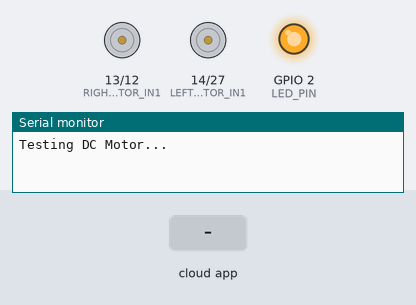
Simulated run of this sketch. Board: ESP32. Parts: motor-driver pin pairs drawn as motors (green arrow = first pin HIGH = forward, orange = second pin HIGH = backward, longer = more drive, scaled by the enable pin), output pins drawn as LEDs (lit = HIGH), the last lines printed to the serial monitor. The test bench sets the inputs (shaded band). The ROS host is connected and sends only what is stated.

Above: at 3.2 s.
3.3 s: the phone or cloud app sets linear.x to -100
4.8 s: the phone or cloud app sets linear.x to 0
At 6.0 s:
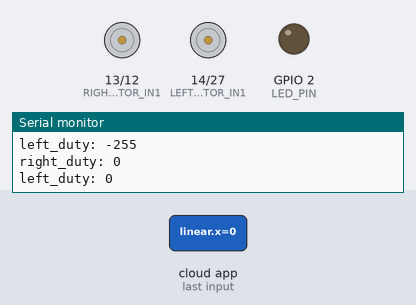
6.3 s: the phone or cloud app sets angular.z to -100
7.9 s: the phone or cloud app sets angular.z to 100
9.4 s: the phone or cloud app sets linear.x to 100
At 10.6 s:
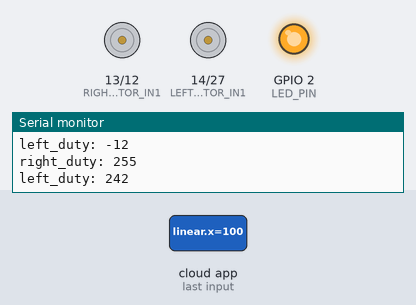
10.9 s: the phone or cloud app sets linear.x to -100
Timing chart, 0 to 13.4 s (numbered marks = the images above; inputs shaded):
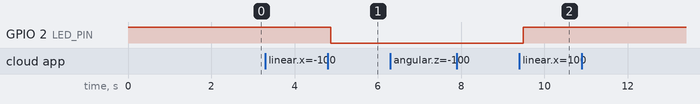

The sketch:

micro_ros_test.repos.ino
```cpp
#include <micro_ros_arduino.h>
#include <stdio.h>
#include <rcl/rcl.h>
#include <rcl/error_handling.h>
#include <rclc/rclc.h>
#include <rclc/executor.h>
#include <geometry_msgs/msg/twist.h>

rcl_subscription_t subscriber;
geometry_msgs__msg__Twist msg;
rclc_executor_t executor;
rcl_allocator_t allocator;
rclc_support_t support;
rcl_node_t node;

// モーターのピンを設定
#define RIGHT_MOTOR_IN1 13
#define RIGHT_MOTOR_IN2 12
#define LEFT_MOTOR_IN1 14
#define LEFT_MOTOR_IN2 27
#define RIGHT_ENABLE 26
#define LEFT_ENABLE 25

// micro-ros
#define LED_PIN 2
#define RCCHECK(fn) \
  { \
    rcl_ret_t temp_rc = fn; \
    if ((temp_rc != RCL_RET_OK)) { error_loop(); } \
  }
#define RCSOFTCHECK(fn) \
  { \
    rcl_ret_t temp_rc = fn; \
    if ((temp_rc != RCL_RET_OK)) { error_loop(); } \
  }

#define TREAD 0.1 //トレッド長 [m]
#define SPEED 1 //速度

// PWM制御の設定
const int freq = 30000;
const int rightpwmChannel = 0;
const int leftpwmChannel = 1;
const int resolution = 8;
int dutyCycle = 200;

void error_loop() {
  while (1) {
    digitalWrite(LED_PIN, !digitalRead(LED_PIN));
    delay(100);
  }
}

//twist message cb
void subscription_callback(const void *msgin) {
  // duty比
  int right_duty = 0;
  int left_duty = 0;

  const geometry_msgs__msg__Twist *vel = (const geometry_msgs__msg__Twist *)msgin;
  // if velocity in x direction is 0 turn off LED, if 1 turn on LED
  digitalWrite(LED_PIN, (vel->linear.x == 0) ? LOW : HIGH);

  right_duty += (vel->linear.x + vel->angular.z * TREAD / 2) * 255 / SPEED;
  left_duty += (vel->linear.x - vel->angular.z * TREAD / 2) * 255 / SPEED;

  // duty比の調整
  if (right_duty > 255) right_duty = 255;
  else if (right_duty < -255) right_duty = -255;
  if (left_duty > 255) left_duty = 255;
  else if (left_duty < -255) left_duty = -255;

  Serial.print("right_duty: ");
  Serial.println(right_duty);
  Serial.print("left_duty: ");
  Serial.println(left_duty);

  // 回転
  if (right_duty > 0) {  //前方向
    digitalWrite(RIGHT_MOTOR_IN1, HIGH);
    digitalWrite(RIGHT_MOTOR_IN2, LOW);
    ledcWrite(rightpwmChannel, right_duty);
  } else if (right_duty < 0) {  //後ろ方向
    digitalWrite(RIGHT_MOTOR_IN1, LOW);
    digitalWrite(RIGHT_MOTOR_IN2, HIGH);
    ledcWrite(rightpwmChannel, right_duty);
  } else {  //モーター停止
    digitalWrite(RIGHT_MOTOR_IN1, LOW);
    digitalWrite(RIGHT_MOTOR_IN2, LOW);
    ledcWrite(rightpwmChannel, 0);
  }

  if (left_duty > 0) {  //前方向
    digitalWrite(LEFT_MOTOR_IN1, HIGH);
    digitalWrite(LEFT_MOTOR_IN2, LOW);
    ledcWrite(leftpwmChannel, left_duty);
  } else if (left_duty < 0) {  //後ろ方向
    digitalWrite(LEFT_MOTOR_IN1, LOW);
    digitalWrite(LEFT_MOTOR_IN2, HIGH);
    ledcWrite(leftpwmChannel, left_duty);
  } else {  //モーター停止
    digitalWrite(LEFT_MOTOR_IN1, LOW);
    digitalWrite(LEFT_MOTOR_IN2, LOW);
    ledcWrite(leftpwmChannel, 0);
  }
}

void setup() {
  // micro-ros
  set_microros_wifi_transports("Buffalo-G-9EC8", "j6pmvtvgfy48k", "192.168.12.33", 8888);


  // ピンのセットアップ
  pinMode(RIGHT_MOTOR_IN1, OUTPUT);
  pinMode(RIGHT_MOTOR_IN2, OUTPUT);
  pinMode(LEFT_MOTOR_IN1, OUTPUT);
  pinMode(LEFT_MOTOR_IN2, OUTPUT);

  // PWM制御のセットアップ
  ledcSetup(rightpwmChannel, freq, resolution);
  ledcSetup(leftpwmChannel, freq, resolution);

  // PWM制御でモーターをアタッチ
  ledcAttachPin(RIGHT_ENABLE, rightpwmChannel);
  ledcAttachPin(LEFT_ENABLE, leftpwmChannel);

  //シリアルモニターに表示
  Serial.begin(115200);

  pinMode(LED_PIN, OUTPUT);
  digitalWrite(LED_PIN, HIGH);

  delay(2000);

  allocator = rcl_get_default_allocator();
  //create init_options
  RCCHECK(rclc_support_init(&support, 0, NULL, &allocator));
  // create node
  RCCHECK(rclc_node_init_default(&node, "micro_ros_arduino_node", "", &support));
  // create subscriber
  RCCHECK(rclc_subscription_init_default(
    &subscriber,
    &node,
    ROSIDL_GET_MSG_TYPE_SUPPORT(geometry_msgs, msg, Twist),
    "cmd_vel"));

  // create executor
  RCCHECK(rclc_executor_init(&executor, &support.context, 1, &allocator));
  RCCHECK(rclc_executor_add_subscription(&executor, &subscriber, &msg, &subscription_callback, ON_NEW_DATA));

  // シリアルモニターで確認
  Serial.print("Testing DC Motor...");
}

void loop() {
  digitalWrite(RIGHT_MOTOR_IN1, LOW);
  digitalWrite(RIGHT_MOTOR_IN2, LOW);
  digitalWrite(LEFT_MOTOR_IN1, LOW);
  digitalWrite(LEFT_MOTOR_IN2, LOW);

  delay(100);
  RCCHECK(rclc_executor_spin_some(&executor, RCL_MS_TO_NS(100)));


  // digitalWrite(RIGHT_MOTOR_IN1, HIGH);
  // digitalWrite(RIGHT_MOTOR_IN2, LOW);
  // digitalWrite(LEFT_MOTOR_IN1, HIGH);
  // digitalWrite(LEFT_MOTOR_IN2, LOW);
  // delay(5000);

  // digitalWrite(RIGHT_MOTOR_IN1, LOW);
  // digitalWrite(RIGHT_MOTOR_IN2, HIGH);
  // digitalWrite(LEFT_MOTOR_IN1, LOW);
  // digitalWrite(LEFT_MOTOR_IN2, HIGH);
  // delay(5000);

  // PWM制御を使って徐々に加速
  // digitalWrite(RIGHT_MOTOR_IN1, HIGH);
  // digitalWrite(RIGHT_MOTOR_IN2, LOW);
  // digitalWrite(LEFT_MOTOR_IN1, HIGH);
  // digitalWrite(LEFT_MOTOR_IN2, LOW);
  // while (dutyCycle <= 255) {
  //   ledcWrite(rightpwmChannel, dutyCycle);
  //   ledcWrite(leftpwmChannel, dutyCycle);
  //   Serial.print("Forward with duty cycle: ");
  //   Serial.println(dutyCycle);
  //   dutyCycle = dutyCycle + 5;
  //   delay(500);
  // }
  // dutyCycle = 200;

  // PWM制御を使って徐々に加速
  // digitalWrite(RIGHT_MOTOR_IN1, LOW);
  // digitalWrite(RIGHT_MOTOR_IN2, HIGH);
  // digitalWrite(LEFT_MOTOR_IN1, LOW);
  // digitalWrite(LEFT_MOTOR_IN2, HIGH);
  // while (dutyCycle <= 255) {
  //   ledcWrite(rightpwmChannel, dutyCycle);
  //   ledcWrite(leftpwmChannel, dutyCycle);
  //   Serial.print("Forward with duty cycle: ");
  //   Serial.println(dutyCycle);
  //   dutyCycle = dutyCycle + 5;
  //   delay(500);
  // }
  // dutyCycle = 200;
}
```

Measured:
- after the input at 4.8 s, GPIO 2 (LED_PIN): HIGH → LOW after 0.07 s
- after the input at 9.4 s, GPIO 2 (LED_PIN): LOW → HIGH after 0.10 s
